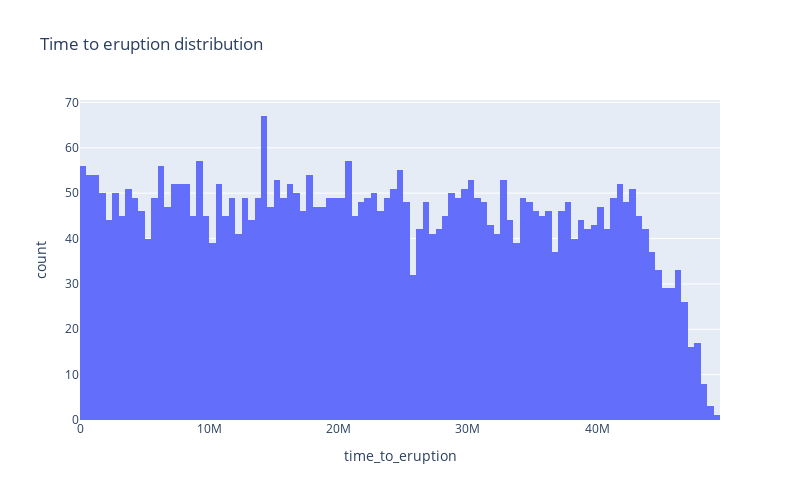

Write notebook code for a chart like this one.
### Code cell
time_erupt_dist = px.histogram(
    train_data, 
    x="time_to_eruption",
    width=800,
    height=500,
    nbins=100,
    title='Time to eruption distribution'
)

time_erupt_dist.show()

### Figure 1 — Plotly figure (JSON) as saved in the notebook; plotly's stock layout.template omitted (floating-point values rounded to 4 significant figures; data arrays with more than 128 entries replaced by an {"elided": "..."} marker saying what was removed)
{"data": [{"alignmentgroup": "True", "bingroup": "x", "hovertemplate": "time_to_eruption=%{x}<br>count=%{y}<extra></extra>", "legendgroup": "", "marker": {"color": "#636efa"}, "name": "", "nbinsx": 100, "offsetgroup": "", "orientation": "v", "showlegend": false, "type": "histogram", "x": {"elided": "4431 int values"}, "xaxis": "x", "yaxis": "y"}], "layout": {"barmode": "relative", "height": 500, "legend": {"tracegroupgap": 0}, "title": {"text": "Time to eruption distribution"}, "width": 800, "xaxis": {"anchor": "y", "domain": [0, 1], "title": {"text": "time_to_eruption"}}, "yaxis": {"anchor": "x", "domain": [0, 1], "title": {"text": "count"}}}}
